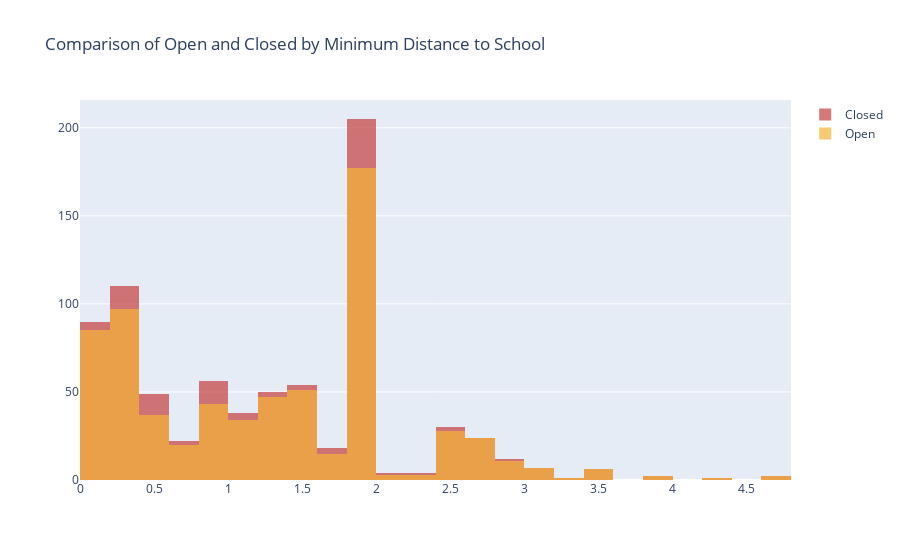

The cell this chart's notebook holds for it:
### Code cell
fig = go.Figure()
fig.add_trace(go.Histogram(x=closedminfinal, marker_color=primary_colors[0], name='Closed'))
fig.add_trace(go.Histogram(x=openminfinal, marker_color=primary_colors[1], name='Open'))

#Overlaid Histogram
fig.update_layout(title = "Comparison of Open and Closed by Minimum Distance to School", barmode='overlay')
fig.update_traces(opacity=0.7) # Reduce opacity to see both histograms
fig.show()

### Figure 1 — Plotly figure (JSON) as saved in the notebook; plotly's stock layout.template omitted (floating-point values rounded to 4 significant figures; data arrays with more than 128 entries replaced by an {"elided": "..."} marker saying what was removed)
{"data": [{"marker": {"color": "#C63F3F"}, "name": "Closed", "opacity": 0.7, "type": "histogram", "x": {"elided": "785 float values"}}, {"marker": {"color": "#F4B436"}, "name": "Open", "opacity": 0.7, "type": "histogram", "x": {"elided": "694 float values"}}], "layout": {"barmode": "overlay", "title": {"text": "Comparison of Open and Closed by Minimum Distance to School"}}}
